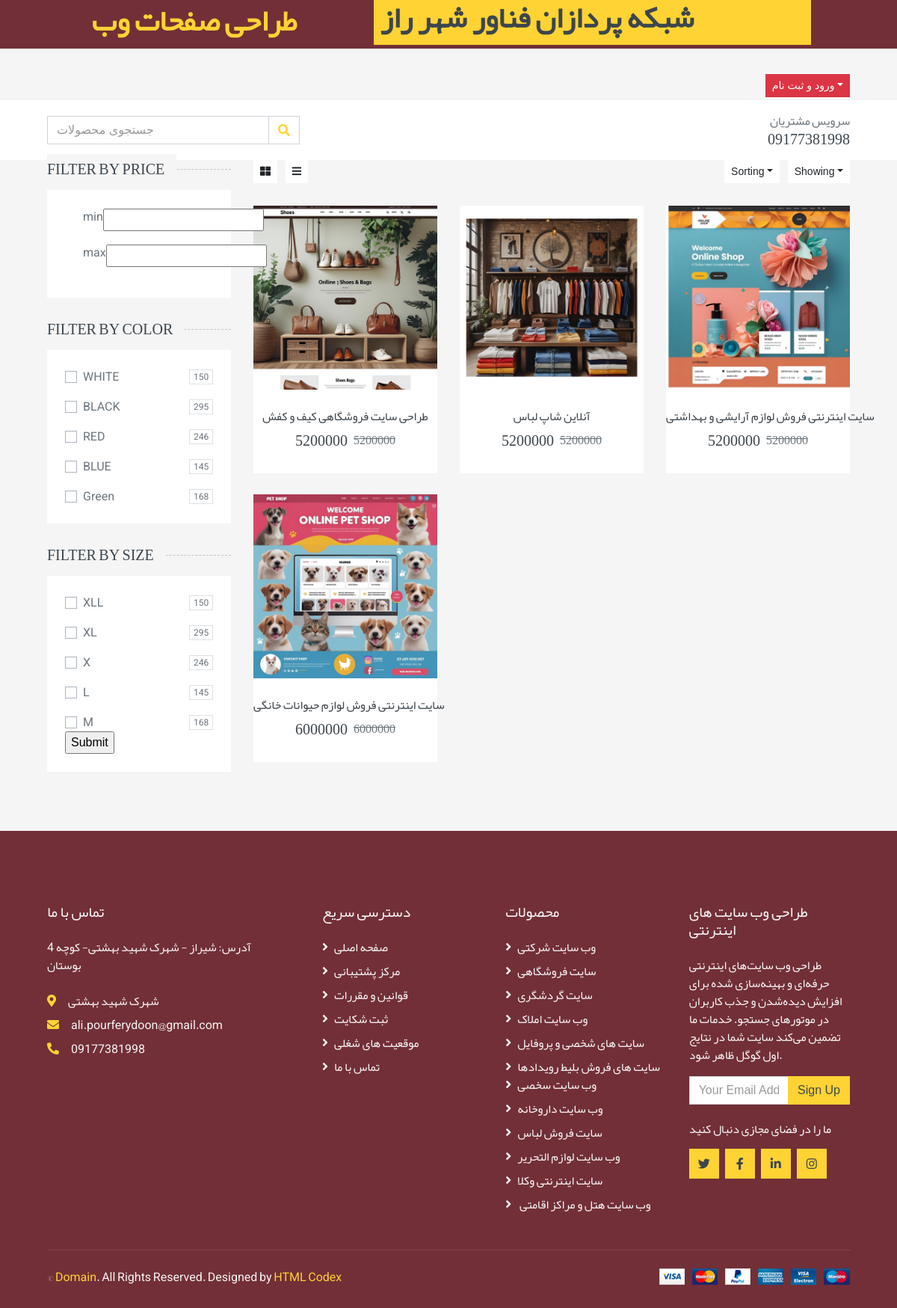
Page /products/all on the committed database.
### product/models.py (models this page shows, shortened)
class Product(models.Model):
    category = models.ManyToManyField(Category)
    title = models.CharField(max_length=50)
    description =models.TextField()
    price = models.IntegerField()
    discount = models.IntegerField()
    image = models.ImageField(upload_to='products')

### product/views.py (the view)
# urls.py: path('all',views.ProductsListView.as_view(),name='products_list')
class ProductsListView(ListView):
    template_name='product/products_list.html'
    model = Product
    context_object_name = 'products'
    def get_queryset(self):
        queryset = super().get_queryset()
        request = self.request
        colors = request.GET.getlist('color')
        sizes = request.GET.getlist('size')
        min_price = request.GET.get('min_price')
        max_price = request.GET.get('max_price')
        if colors:
            queryset = queryset.filter(color__title__in=colors).distinct()
        if sizes:
            queryset = queryset.filter(size__title__in=sizes).distinct()
        try:
            if min_price:
                min_price_value = float(min_price)
                queryset = queryset.filter(price__gte=min_price_value)
            if max_price:
                max_price_value = float(max_price)
                queryset = queryset.filter(price__lte=max_price_value)
        except ValueError:
            pass
        return queryset

### product/templates/product/products_list.html (shortened to what this page needs)
{% extends "base.html" %}
{% load static %}
{% block main %}
    <div class="container-fluid">
        <div class="row px-xl-5">
            <div class="col-lg-3 col-md-4">
                <h5 class="section-title position-relative text-uppercase mb-3"><span class="bg-secondary pr-3">Filter by price</span></h5>
                <div class="bg-light p-4 mb-30">
                    <form>
                        <div class="custom-control custom-checkbox d-flex align-items-center justify-content-between mb-3">
                           <label  for="price-all">min </label>
                            <input type="number" name="min_price" id="price-all">
                        </div>
                        <div class="custom-control custom-checkbox d-flex align-items-center justify-content-between mb-3">
                           <label  for="price-all">max </label>
                            <input type="number" name="max_price" id="price-all">
                        </div>
                </div>
                <h5 class="section-title position-relative text-uppercase mb-3"><span class="bg-secondary pr-3">Filter by color</span></h5>
                <div class="bg-light p-4 mb-30">
                        <div class="custom-control custom-checkbox d-flex align-items-center justify-content-between mb-3">
                            <label class="custom-control-label" for="color-1">WHITE</label>
                            <span class="badge border font-weight-normal">150</span>
                        </div>
                        <div class="custom-control custom-checkbox d-flex align-items-center justify-content-between mb-3">
                            <label class="custom-control-label" for="color-2">BLACK</label>
                            <span class="badge border font-weight-normal">295</span>
                        </div>
                        <div class="custom-control custom-checkbox d-flex align-items-center justify-content-between mb-3">
                            <label class="custom-control-label" for="color-3">RED</label>
                            <span class="badge border font-weight-normal">246</span>
                        </div>
                        <div class="custom-control custom-checkbox d-flex align-items-center justify-content-between mb-3">
                            <label class="custom-control-label" for="color-4">BLUE</label>
                            <span class="badge border font-weight-normal">145</span>
                        </div>
                        <div class="custom-control custom-checkbox d-flex align-items-center justify-content-between">
                            <label class="custom-control-label" for="color-5">Green</label>
                            <span class="badge border font-weight-normal">168</span>
                        </div>
                </div>
                <h5 class="section-title position-relative text-uppercase mb-3"><span class="bg-secondary pr-3">Filter by size</span></h5>
                <div class="bg-light p-4 mb-30">
                        <div class="custom-control custom-checkbox d-flex align-items-center justify-content-between mb-3">
                            <label class="custom-control-label" for="size-1">XLL</label>
                            <span class="badge border font-weight-normal">150</span>
                        </div>
                        <div class="custom-control custom-checkbox d-flex align-items-center justify-content-between mb-3">
                            <label class="custom-control-label" for="size-2">XL</label>
                            <span class="badge border font-weight-normal">295</span>
                        </div>
                        <div class="custom-control custom-checkbox d-flex align-items-center justify-content-between mb-3">
                            <label class="custom-control-label" for="size-3">X</label>
                            <span class="badge border font-weight-normal">246</span>
                        </div>
                        <div class="custom-control custom-checkbox d-flex align-items-center justify-content-between mb-3">
                            <label class="custom-control-label" for="size-4">L</label>
                            <span class="badge border font-weight-normal">145</span>
                        </div>
                        <div class="custom-control custom-checkbox d-flex align-items-center justify-content-between">
                            <label class="custom-control-label" for="size-5">M</label>
                            <span class="badge border font-weight-normal">168</span>
                        </div>
                        <input type="submit">
                </div>
            </div>
            <div class="col-lg-9 col-md-8">
                <div class="row pb-3">
                    <div class="col-12 pb-1">
                        <div class="d-flex align-items-center justify-content-between mb-4">
                            <div>
                                <button class="btn btn-sm btn-light"><i class="fa fa-th-large"></i></button>
                                <button class="btn btn-sm btn-light ml-2"><i class="fa fa-bars"></i></button>
                            </div>
                            <div class="ml-2">
                                <div class="btn-group">
                                    <button type="button" class="btn btn-sm btn-light dropdown-toggle" data-toggle="dropdown">Sorting</button>
                                </div>
                                <div class="btn-group ml-2">
                                    <button type="button" class="btn btn-sm btn-light dropdown-toggle" data-toggle="dropdown">Showing</button>
                                </div>
                            </div>
                                {% for product in products %}
                        </div>
                    </div>
                    <div class="col-lg-4 col-md-6 col-sm-6 pb-1">
                        <div class="product-item bg-light mb-4">
                            <div class="product-img position-relative overflow-hidden">
                                <img class="img-fluid w-100" src="{{ product.image.url}}" alt="">
                                <div class="product-action">
                                </div>
                            </div>
                            <div class="text-center py-4">
                                <a class="h6 text-decoration-none text-truncate" href="">{{ product.title }}</a>
                                <div class="d-flex align-items-center justify-content-center mt-2">
                                    <h5>{{product.price}}</h5><h6 class="text-muted ml-2"><del>{{product.price}}</del></h6>
                                </div>
                            </div>
{% endfor %}
                        </div>
                    </div>
                </div>
            </div>
        </div>
    </div>
{% endblock main %}

### rows in the picture
Product: image (picture), title "طراحی سایت فروشگاهی کیف و کفش", price "5200000"
Product: image (picture), title "آنلاین شاپ لباس", price "5200000"
Product: image (picture), title "سایت اینترنتی فروش لوازم آرایشی و بهداشتی", price "5200000"
Product: image (picture), title "سایت اینترنتی فروش لوازم حیوانات خانگی", price "6000000"
